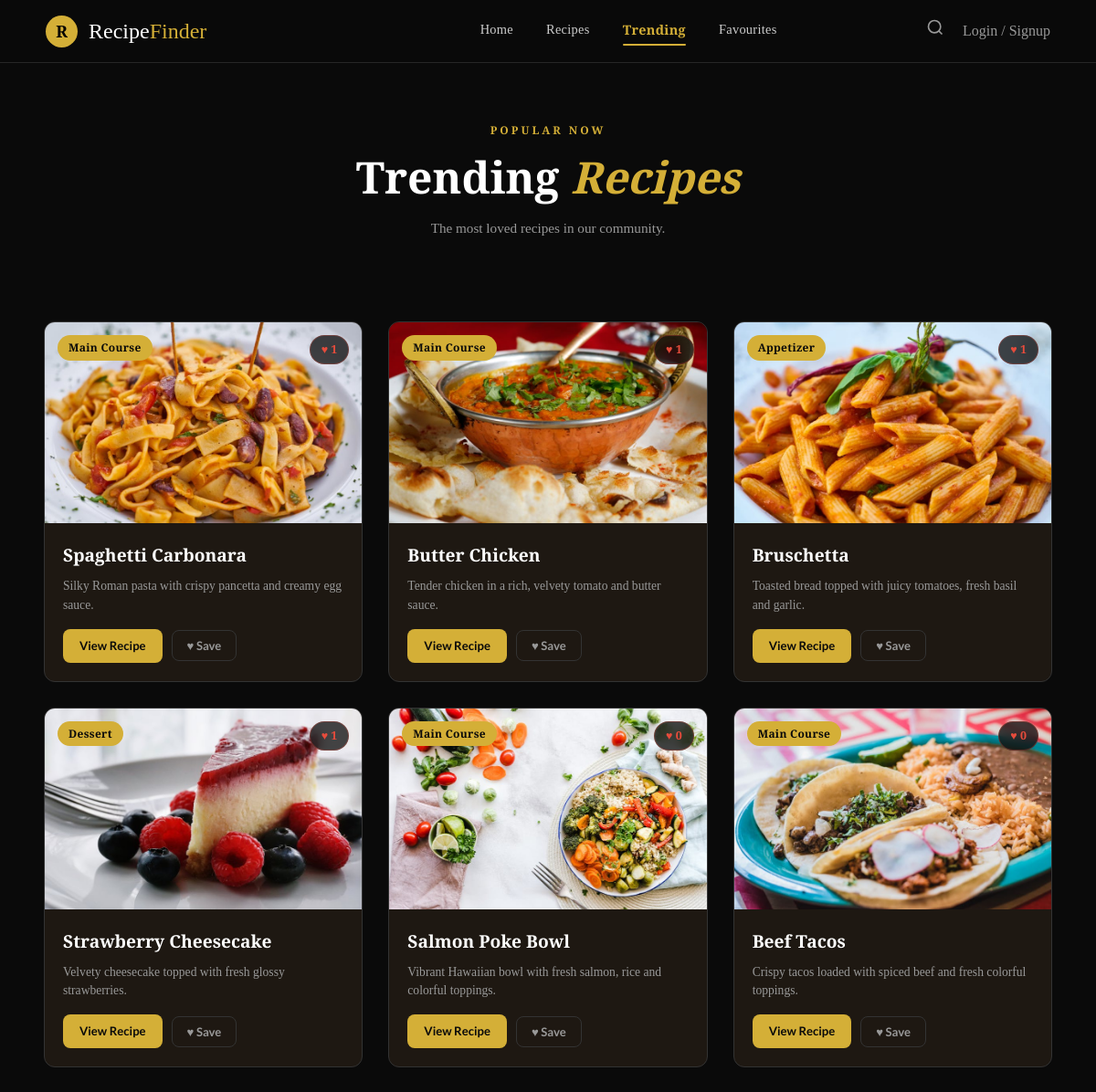
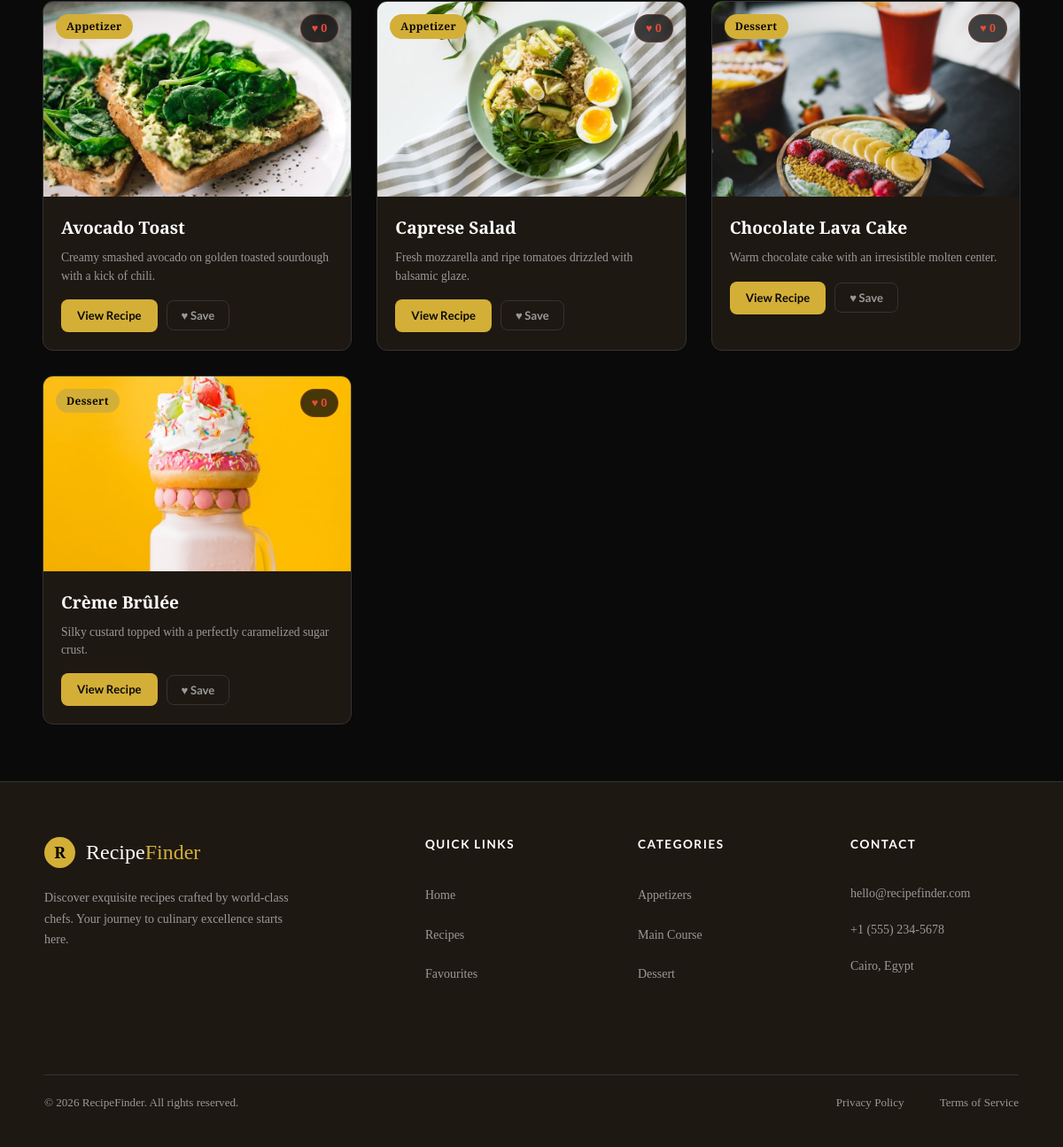
Screenshot of /social/trending/ (signed in) with the database file from the repository (2 pictures, top to bottom).
### recipes/models.py (models this page shows, shortened)
class Recipe(models.Model):
    name = models.CharField(max_length=200)
    category = models.ForeignKey(Category, on_delete=models.CASCADE, related_name='recipes')
    description = models.TextField()
    ingredients = models.TextField(help_text="Enter ingredients, one per line")
    instructions = models.TextField(help_text="Enter steps, one per line")
    image = models.ImageField(upload_to='recipes/', blank=True, null=True)
    created_at = models.DateTimeField(auto_now_add=True)
    updated_at = models.DateTimeField(auto_now=True)

class Category(models.Model):
    name = models.CharField(max_length=100)
    slug = models.SlugField(unique=True, blank=True)
    class Meta:
        verbose_name_plural = "Categories"

### social/views.py (the view)
# urls.py: path('trending/', views.trending, name='trending'),
def trending(request):
    trending_recipes = list(
        Recipe.objects.annotate(fav_count=Count('favorites')).order_by('-fav_count')[:10]
    )
    favorite_recipe_ids = set()
    if request.user.is_authenticated and trending_recipes:
        ids = [r.id for r in trending_recipes]
        favorite_recipe_ids = set(
            Favorite.objects.filter(user=request.user, recipe_id__in=ids).values_list(
                'recipe_id', flat=True
            )
        )
    return render(
        request,
        'social/trending.html',
        {
            'recipes': trending_recipes,
            'favorite_recipe_ids': favorite_recipe_ids,
        },
    )

### social/templates/social/trending.html (shortened to what this page needs)
{% extends "base.html" %}
{% load static %}
{% block extra_css %}
<link rel="stylesheet" href="{% static 'css/home.css' %}">
{% endblock %}
{% block content %}
  <div class="page-header">
    <p class="section-label">POPULAR NOW</p>
    <h1 class="page-title">Trending <em class="gold-italic">Recipes</em></h1>
    <p class="page-sub">The most loved recipes in our community.</p>
  </div>
  <div class="recipes-section">
    <div class="recipe-grid" id="recipeGrid">
      {% for recipe in recipes %}
      <div class="recipe-card">
        <div class="card-image-wrapper">
          <img src="{% if recipe.image %}{{ recipe.image.url }}{% else %}{% static 'images/placeholder.svg' %}{% endif %}" alt="{{ recipe.name }}" class="card-img"
               onerror="this.src='{% static 'images/placeholder.svg' %}'"/>
          <span class="course-tag">{{ recipe.category.name }}</span>
          <span class="fav-count-tag" aria-label="Favourite count"><span aria-hidden="true">♥</span> {{ recipe.fav_count }}</span>
        </div>
        <div class="card-body">
          <h3 class="card-title">{{ recipe.name }}</h3>
          <p class="card-desc">{{ recipe.description|truncatewords:20 }}</p>
          <div class="card-actions">
            <a href="{% url 'recipe_detail' recipe.id %}" class="btn-view">View Recipe</a>
            {% if user.is_authenticated %}
            <button type="button"
                    class="btn-toggle-favorite{% if recipe.id in favorite_recipe_ids %} saved{% endif %}"
                    data-toggle-url="{% url 'toggle_favorite' recipe.id %}">{% if recipe.id in favorite_recipe_ids %}♥ Saved{% else %}♥ Save{% endif %}</button>
            {% else %}
            <a href="{% url 'login' %}" class="btn-view">♥ Save</a>
            {% endif %}
          </div>
        </div>
      </div>
      {% empty %}
      <div class="empty-state" id="emptyState" style="display: block;">
        <p>No trending recipes found yet.</p>
      </div>
      {% endfor %}
    </div>
  </div>
{% endblock %}

### static/css/style.css (style rules this page uses)
:root { --background: #0a0a0a; --surface: #141414; --surface-2: #1e1e1e; --gold: #c9a84c; --gold-light: #e8c97a; --white: #ffffff; --text-muted: #888888; --text-light: #cccccc; --border: #2a2a2a; --danger: #c0392b; --danger-hover: #a93226; }
* { box-sizing: border-box; font-family: 'Playfair Display', serif; }
*, *::before, *::after { box-sizing: border-box; margin: 0; padding: 0; }
html { scroll-behavior: smooth; }
body { background-color: var(--background); color: var(--white); font-family: 'Lato', sans-serif; font-weight: 400; line-height: 1.6; min-height: 100vh; display: flex; flex-direction: column; }
a { text-decoration: none; color: inherit; }
img { display: block; max-width: 100%; }
.page-header { text-align: center; padding: 64px 48px 40px; }
.section-label { font-size: 0.75rem; font-weight: 600; letter-spacing: 3px; color: var(--gold); text-transform: uppercase; margin-bottom: 12px; }
.page-title { font-family: 'Playfair Display', serif; font-size: 3rem; font-weight: 700; color: var(--white); margin-bottom: 36px; line-height: 1.2; }
.gold-italic { color: var(--gold); font-style: italic; }
.recipes-section { flex: 1; padding: 40px 48px 64px; max-width: 1300px; margin: 0 auto; width: 100%; }
.recipe-grid { display: grid; grid-template-columns: repeat(3, 1fr); gap: 28px; }
.recipe-card { background-color: var(--surface); border: 1px solid var(--border); border-radius: 14px; overflow: hidden; transition: transform 0.25s, border-color 0.25s; cursor: pointer; }
.card-image-wrapper { position: relative; width: 100%; height: 220px; overflow: hidden; }
.card-img { width: 100%; height: 100%; object-fit: cover; transition: transform 0.4s; }
.course-tag { position: absolute; top: 14px; left: 14px; background-color: var(--gold); color: var(--background); font-size: 0.75rem; font-weight: 600; padding: 4px 12px; border-radius: 20px; letter-spacing: 0.3px; }
.card-body { padding: 20px; }
.card-title { font-family: 'Playfair Display', serif; font-size: 1.2rem; font-weight: 700; color: var(--white); margin-bottom: 8px; }
.card-desc { font-size: 0.85rem; color: var(--text-muted); line-height: 1.5; margin-bottom: 16px; }
.card-actions { display: flex; gap: 10px; flex-wrap: wrap; align-items: center; }
.btn-view { background-color: var(--gold); color: var(--background); padding: 8px 18px; border-radius: 8px; font-size: 0.82rem; font-weight: 600; font-family: 'Lato', sans-serif; border: none; cursor: pointer; transition: background-color 0.2s; display: inline-block; }
.page-sub { color: var(--text-muted); font-size: 0.95rem; margin-top: -20px; margin-bottom: 10px; }
.fav-count-tag { position: absolute; top: 14px; right: 14px; background-color: rgba(10, 10, 10, 0.75); backdrop-filter: blur(6px); color: #e74c3c; font-size: 0.78rem; font-weight: 600; padding: 5px 12px; border-radius: 20px; border: 1px solid rgba(231, 76, 60, 0.3); }
.btn-toggle-favorite { background: transparent; color: var(--text-muted); border: 1px solid var(--border); padding: 8px 16px; border-radius: 8px; font-size: 0.82rem; font-weight: 600; font-family: 'Lato', sans-serif; cursor: pointer; transition: all 0.2s; }

### static/css/home.css (style rules this page uses)
:root { --gold: #d4af37; --gold-light: #f3d56a; --white: #ffffff; --text-muted: #999999; --background: #0a0a0a; --surface: #1a1a1a; --border: #333333; --font-heading: 'Playfair Display', serif; --font-body: 'Lato', sans-serif; }
* { margin: 0; padding: 0; box-sizing: border-box; }
body { background-color: var(--background); color: var(--white); font-family: var(--font-body); line-height: 1.6; }
h1, h2, h3, h4, h5, .logo-text, .logo-icon { font-family: var(--font-heading); }
a { text-decoration: none; }
.recipe-card { flex: 0 0 calc(25% - 18.75px); background-color: rgb(30, 24, 18); border-radius: 12px; overflow: hidden; border: 1px solid var(--border); transition: all 0.3s ease; cursor: pointer; }
.card-image-wrapper { position: relative; height: 220px; width: 100%; }
.card-image-wrapper img { width: 100%; height: 100%; object-fit: cover; transition: transform 0.5s ease; }
@media (max-width: 1200px) { .recipe-card { flex: 0 0 calc(33.333% - 16.66px); } }

### rows the page displays
Recipe: image (picture), category.name "Main Course", fav_count "1", name "Spaghetti Carbonara", description "Silky Roman pasta with crispy pancetta and creamy egg sauce.", shows "♥ Save"
Recipe: image (picture), category.name "Main Course", fav_count "1", name "Butter Chicken", description "Tender chicken in a rich, velvety tomato and butter sauce.", shows "♥ Save"
Recipe: image (picture), category.name "Appetizer", fav_count "1", name "Bruschetta", description "Toasted bread topped with juicy tomatoes, fresh basil and garlic.", shows "♥ Save"
Recipe: image (picture), category.name "Dessert", fav_count "1", name "Strawberry Cheesecake", description "Velvety cheesecake topped with fresh glossy strawberries.", shows "♥ Save"
Recipe: image (picture), category.name "Main Course", fav_count "0", name "Salmon Poke Bowl", description "Vibrant Hawaiian bowl with fresh salmon, rice and colorful toppings.", shows "♥ Save"
Recipe: image (picture), category.name "Main Course", fav_count "0", name "Beef Tacos", description "Crispy tacos loaded with spiced beef and fresh colorful toppings.", shows "♥ Save"
Recipe: image (picture), category.name "Appetizer", fav_count "0", name "Avocado Toast", description "Creamy smashed avocado on golden toasted sourdough with a kick of chili.", shows "♥ Save"
Recipe: image (picture), category.name "Appetizer", fav_count "0", name "Caprese Salad", description "Fresh mozzarella and ripe tomatoes drizzled with balsamic glaze.", shows "♥ Save"
Recipe: image (picture), category.name "Dessert", fav_count "0", name "Chocolate Lava Cake", description "Warm chocolate cake with an irresistible molten center.", shows "♥ Save"
Recipe: image (picture), category.name "Dessert", fav_count "0", name "Crème Brûlée", description "Silky custard topped with a perfectly caramelized sugar crust.", shows "♥ Save"
